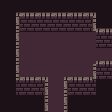

A level layout from a 2D game, rendered from its tile map. Below: a short description, then the map file with its tile-grid data intact:
An orthogonal 7x7 tile map with 16x16 px tiles, 3 tile layers (floor, backwall, frontwall).

<map version="1.0" tiledversion="1.0.3" orientation="orthogonal" renderorder="right-down" width="7" height="7" tilewidth="16" tileheight="16" nextobjectid="1">
 <tileset firstgid="1" name="testmap" tilewidth="16" tileheight="16" tilecount="64" columns="8">
  <image source="testmap.png" width="128" height="128" />
 </tileset>
 <layer name="floor" width="7" height="7">
  <data encoding="csv">
20,20,20,20,20,20,20,
20,12,12,12,12,12,20,
20,12,12,12,12,12,20,
20,12,12,12,12,12,12,
20,12,12,12,12,12,20,
20,12,12,12,12,12,20,
20,20,20,12,20,20,20
</data>
 </layer>
 <layer name="backwall" width="7" height="7">
  <data encoding="csv">
0,2,2,2,2,2,0,
0,10,10,10,10,10,2,
0,0,0,0,0,0,10,
0,0,0,0,0,0,2,
0,2,2,0,2,2,10,
0,10,10,0,10,10,0,
0,0,0,0,0,0,0
</data>
 </layer>
 <layer name="frontwall" width="7" height="7">
  <data encoding="csv">
0,0,0,0,0,0,0,
0,6,0,0,0,4,0,
0,6,0,0,0,0,0,
0,6,0,0,0,0,0,
0,6,0,0,0,4,0,
0,0,4,0,6,0,0,
0,0,4,0,6,0,0
</data>
 </layer>
</map>
